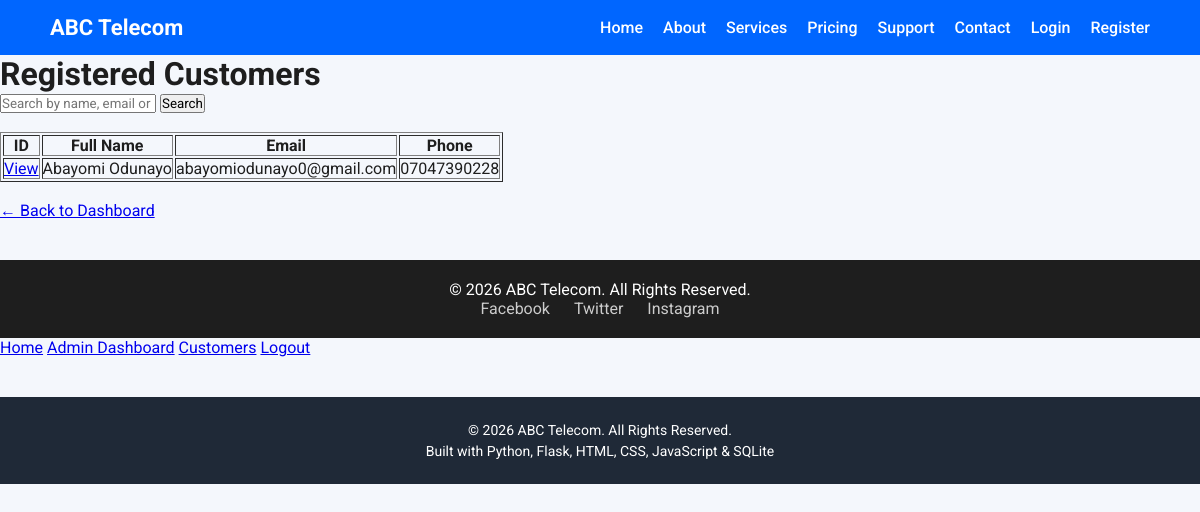
Screenshot of /admin/users (signed in) with the database file from the repository.
### tables this page shows
CREATE TABLE users(
    id INTEGER PRIMARY KEY AUTOINCREMENT,
    fullname TEXT NOT NULL,
    email TEXT UNIQUE NOT NULL,
    phone TEXT NOT NULL,
    password_hash TEXT NOT NULL,
    created_at TIMESTAMP DEFAULT CURRENT_TIMESTAMP
);

### app.py (the view)
@app.route("/admin/users")
def admin_users():
    if "admin" not in session:
        return redirect(url_for("admin_login"))
    search = request.args.get("search", "")
    conn = get_db_connection()
    if search:
        users = conn.execute("""
            SELECT * FROM users
            WHERE fullname LIKE ? OR email LIKE ? OR phone LIKE ?
            ORDER BY id DESC
        """, (
            f"%{search}%",
            f"%{search}%",
            f"%{search}%"
        )).fetchall()
    else:
        users = conn.execute(
            "SELECT * FROM users ORDER BY id DESC"
        ).fetchall()
    conn.close()
    return render_template(
        "admin_users.html",
        users=users,
        search=search
    )

### database.py (called while the page is built)
def get_db_connection():
    conn = sqlite3.connect(DATABASE)
    conn.row_factory = sqlite3.Row
    return conn

### templates/admin_users.html
{% extends "base.html" %}
{% block content %}
<h1>Registered Customers</h1>
<form method="GET">
    <input
        type="text"
        name="search"
        placeholder="Search by name, email or phone"
        value="{{ search }}">
    <button type="submit">Search</button>
</form>
<br>
<table border="1" cellpadding="10">
<tr>
    <th>ID</th>
    <th>Full Name</th>
    <th>Email</th>
    <th>Phone</th>
</tr>
{% for user in users %}
<tr>
    <td>
    <a href="{{ url_for('admin_customer', user_id=user['id']) }}">
        View
    </a>
</td>
    <td>{{ user["fullname"] }}</td>
    <td>{{ user["email"] }}</td>
    <td>{{ user["phone"] }}</td>
</tr>
{% endfor %}
</table>
<br>
<a href="{{ url_for('admin_dashboard') }}">← Back to Dashboard</a>
{% endblock %}

### static/css/style.css (style rules this page uses)
* { margin: 0; padding: 0; box-sizing: border-box; font-family: 'Roboto', sans-serif; }
body { background: #f4f7fc; color: #1e1e1e; }

### rows the page displays
users: fullname "Abayomi Odunayo", email "abayomiodunayo0@gmail.com", phone "07047390228"
